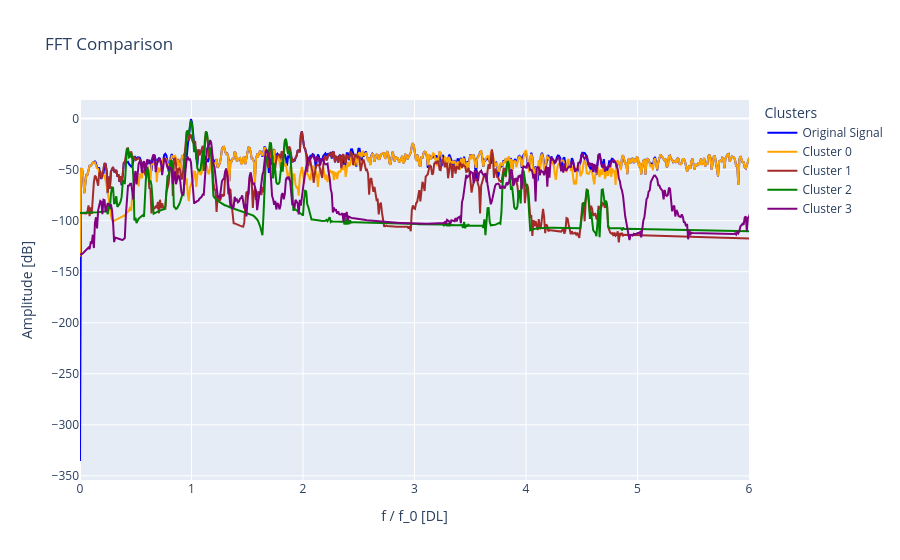

Notebook code cell kept with this figure:
### Code cell
# Set clusters to None to plot all of them, otherwise, plot a list of int
fig = plot.plot_fft_by_group(
    tr_ob, labels, no_clusters, sampling_rate,
    clusters=None, xlim=6, fundamental_freq=frequency,
    freq_threshold=freq_threshold
)

save_figure(fig, f"fft_results_{voltage}_{pcd_number}")

plot.plot_reconstructions_by_group(tr_ob, labels, no_clusters, t_plot, freq_threshold)

### Figure 1 — Plotly figure (JSON) as saved in the notebook; plotly's stock layout.template omitted (floating-point values rounded to 4 significant figures; data arrays with more than 128 entries replaced by an {"elided": "..."} marker saying what was removed)
{"data": [{"line": {"color": "blue"}, "mode": "lines", "name": "Original Signal", "type": "scatter", "x": {"elided": "9500 float values"}, "y": {"elided": "9500 float values"}}, {"line": {"color": "orange"}, "mode": "lines", "name": "Cluster 0", "type": "scatter", "x": {"elided": "9500 float values"}, "y": {"elided": "9500 float values"}}, {"line": {"color": "brown"}, "mode": "lines", "name": "Cluster 1", "type": "scatter", "x": {"elided": "9500 float values"}, "y": {"elided": "9500 float values"}}, {"line": {"color": "green"}, "mode": "lines", "name": "Cluster 2", "type": "scatter", "x": {"elided": "9500 float values"}, "y": {"elided": "9500 float values"}}, {"line": {"color": "purple"}, "mode": "lines", "name": "Cluster 3", "type": "scatter", "x": {"elided": "9500 float values"}, "y": {"elided": "9500 float values"}}], "layout": {"legend": {"title": {"text": "Clusters"}}, "title": {"text": "FFT Comparison"}, "xaxis": {"range": [0, 6], "title": {"text": "f / f_0 [DL]"}}, "yaxis": {"title": {"text": "Amplitude [dB]"}}}}
